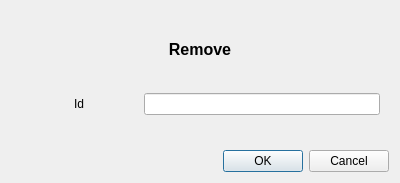
<?xml version="1.0" encoding="UTF-8"?>
<ui version="4.0">
 <class>RemoveDialog</class>
 <widget class="QDialog" name="RemoveDialog">
  <property name="geometry">
   <rect>
    <x>0</x>
    <y>0</y>
    <width>400</width>
    <height>183</height>
   </rect>
  </property>
  <property name="windowTitle">
   <string>Dialog</string>
  </property>
  <layout class="QGridLayout" name="gridLayout">
   <item row="0" column="0">
    <layout class="QVBoxLayout" name="verticalLayout">
     <item>
      <spacer name="verticalSpacer_3">
       <property name="orientation">
        <enum>Qt::Vertical</enum>
       </property>
       <property name="sizeHint" stdset="0">
        <size>
         <width>20</width>
         <height>40</height>
        </size>
       </property>
      </spacer>
     </item>
     <item>
      <layout class="QHBoxLayout" name="removeHorizontalLayout">
       <item>
        <widget class="QLabel" name="removeLabel">
         <property name="font">
          <font>
           <pointsize>12</pointsize>
           <bold>true</bold>
          </font>
         </property>
         <property name="text">
          <string>Remove</string>
         </property>
         <property name="alignment">
          <set>Qt::AlignCenter</set>
         </property>
        </widget>
       </item>
      </layout>
     </item>
     <item>
      <spacer name="verticalSpacer_2">
       <property name="orientation">
        <enum>Qt::Vertical</enum>
       </property>
       <property name="sizeHint" stdset="0">
        <size>
         <width>20</width>
         <height>40</height>
        </size>
       </property>
      </spacer>
     </item>
     <item>
      <layout class="QHBoxLayout" name="horizontalLayout" stretch="1,2">
       <property name="leftMargin">
        <number>9</number>
       </property>
       <property name="rightMargin">
        <number>9</number>
       </property>
       <item>
        <widget class="QLabel" name="label">
         <property name="text">
          <string>Id</string>
         </property>
         <property name="alignment">
          <set>Qt::AlignCenter</set>
         </property>
        </widget>
       </item>
       <item>
        <widget class="QLineEdit" name="lineEdit"/>
       </item>
      </layout>
     </item>
     <item>
      <spacer name="verticalSpacer">
       <property name="orientation">
        <enum>Qt::Vertical</enum>
       </property>
       <property name="sizeHint" stdset="0">
        <size>
         <width>20</width>
         <height>40</height>
        </size>
       </property>
      </spacer>
     </item>
    </layout>
   </item>
   <item row="1" column="0">
    <widget class="QDialogButtonBox" name="buttonBox">
     <property name="orientation">
      <enum>Qt::Horizontal</enum>
     </property>
     <property name="standardButtons">
      <set>QDialogButtonBox::Cancel|QDialogButtonBox::Ok</set>
     </property>
    </widget>
   </item>
  </layout>
 </widget>
 <resources/>
 <connections>
  <connection>
   <sender>buttonBox</sender>
   <signal>accepted()</signal>
   <receiver>RemoveDialog</receiver>
   <slot>accept()</slot>
   <hints>
    <hint type="sourcelabel">
     <x>248</x>
     <y>254</y>
    </hint>
    <hint type="destinationlabel">
     <x>157</x>
     <y>274</y>
    </hint>
   </hints>
  </connection>
  <connection>
   <sender>buttonBox</sender>
   <signal>rejected()</signal>
   <receiver>RemoveDialog</receiver>
   <slot>reject()</slot>
   <hints>
    <hint type="sourcelabel">
     <x>316</x>
     <y>260</y>
    </hint>
    <hint type="destinationlabel">
     <x>286</x>
     <y>274</y>
    </hint>
   </hints>
  </connection>
 </connections>
</ui>
